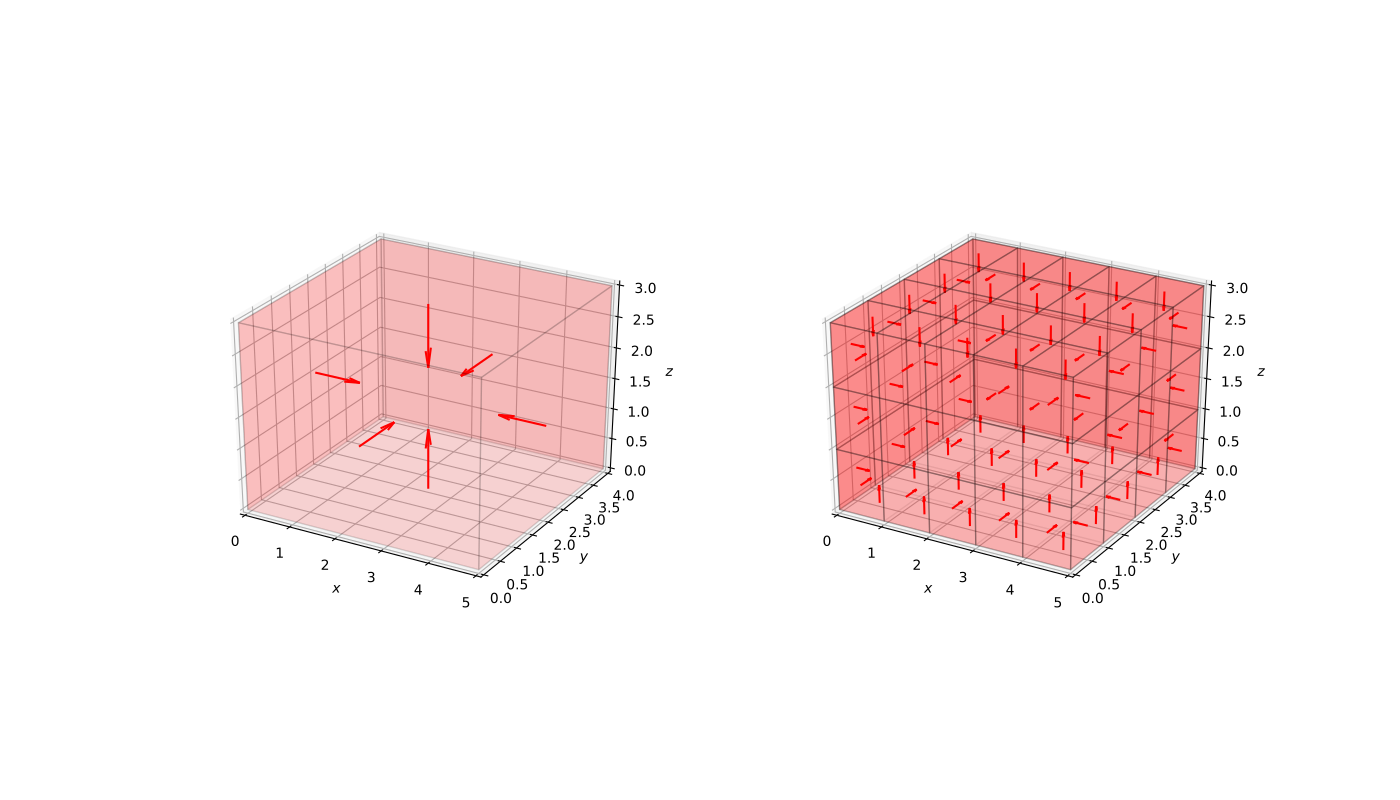

Python code for this plot:
import matplotlib.pyplot as plt
import numpy as np

from owcsimpy.geoobjects.models.roomcube_py import RoomCube_py as Room
from owcsimpy.geoutils.draw import draw

rho_keys = ['b','t','s','n','e','w']
rho_vals = [0.1,0.5,0.5,0.5,0.5,0.5]
reflectivities = {rho_keys[i]:rho_vals[i] for i in range(6)}

fig,axs = draw(subplots=True,nrows=1,ncols=2,figsize=(14,8),
    xlim=[0,5],ylim=[0,4],zlim=[0,3]);

room = Room(dimensions=[5,4,3],identity=1,reflectivities=reflectivities)

# Partition with the delta of 1 m
subplanes = room.getPartition(delta=1)

fig,axs[0]=draw(figure=fig,axes=axs[0],models3d=room);
fig,axs[1]=draw(figure=fig,axes=axs[1],planes=subplanes,xlim=[0,5],ylim=[0,4],zlim=[0,3],
     alphas=[0.5*plane.reflectivity for plane in subplanes],
    lengths=0.3);
# >>>
plt.show()
